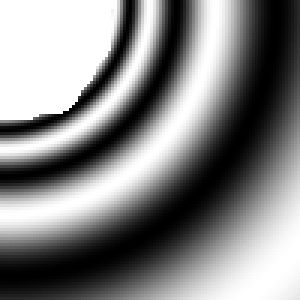
#> input picture test/resources/manybodies.png, 100 x 100 px, found by its file name (shown 3 times larger)
$ python WatertoolsTest.py
#> lines starting #> are read from the running program, lines starting #| are printed output that depends on the picture; after the words box and inside, x2 and y2 are one past the last pixel; in counts of white or black regions, pixels touching at a corner belong together
### procedural_city_generation/roadmap/config_functions/Watertools.py

import numpy as np
import matplotlib.pyplot as plt
class Watertools:
    def __init__(self, heightmap):
        self.heightmap=heightmap
        self.new=None
        self.old=self.heightmap
        self.flooded=np.zeros(self.heightmap.shape)


    def flood(self, h, pos):
        """
        pos is a pair of indices on heightmap (position where it gets flooded)
        h is the corresponding height
        """
#> called with h = 0.95, pos = array of shape (2,)


        stencil=np.array([
        [-1, 0],
        [1, 0],
        [0, 1],
        [0, -1]
        ])

        front=[pos]
#> front = [[80, 2]]
        self.flooded_tmp=np.zeros(self.heightmap.shape)

        while len(front)>0:
            new_front=[]
            for x in front:
                if self.old[x[0]][x[1]]<h:
                    self.flooded_tmp[x[0]][x[1]]=1
                    new_front.extend(
                    [new for new in x+stencil if not self.flooded_tmp[new[0]][new[1]] == 1 and not np.any(x<=0) and not x[0]>=self.flooded_tmp.shape[0]-2 and not x[1]>=self.flooded_tmp.shape[1]-2]
                    )
#> this loop made 1 pass
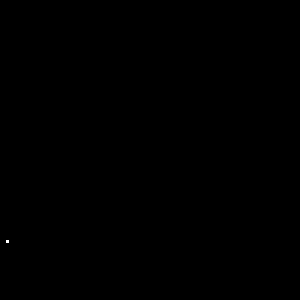
#> self.flooded_tmp: shape (100, 100) float64 (shown 3 times larger); values 0 (black) and 1 (white), 0.01% white in thin lines or dots, all inside (x1, y1, x2, y2) = (2, 80, 3, 81)
#> after the loop, new_front = [[79, 2], [81, 2], [80, 3], [80, 1]]

            plt.imshow(self.flooded_tmp)
            plt.draw()
            plt.pause(0.01)
            front=new_front
#> front = [[79, 2], [81, 2], [80, 3], [80, 1]]
            print(len(front))
#| 4

        self.new=self.old
        self.new[np.argwhere(self.flooded_tmp)]=h
        self.flooded[np.argwhere(self.flooded_tmp)]=1
        return self.flooded_tmp

    # [47 lines left out: function find_land_bodies, not called in this run]


# [2 lines that do not run on import are left out]

### test/roadmap/config_functions/WatertoolsTest.py
def main():
    import matplotlib.pyplot as plt

    import matplotlib.image as mpimg
    import sys, os
    sys.path.append("../../..")
    import procedural_city_generation

    from procedural_city_generation.roadmap.config_functions.Watertools import Watertools
    import Image
    import numpy as np
    img=np.dot(mpimg.imread(os.getcwd() + "/resources/manybodies.png")[..., :3], [0.299, 0.587, 0.144])

    w=Watertools(img)
    plt.imshow(img, cmap="gray")
    plt.show()
    f=w.flood(0.95, np.array([80, 2]))
    plt.imshow(f, cmap="gray")
    plt.show()


if __name__ == '__main__':
    main()
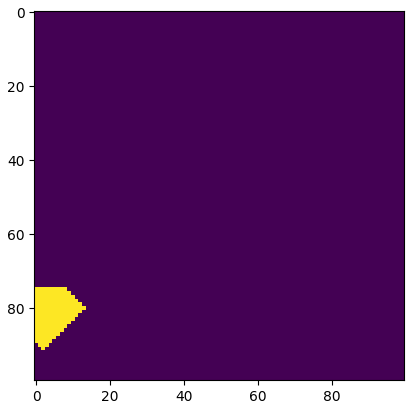
#> figure drawn by matplotlib, 1 panel
